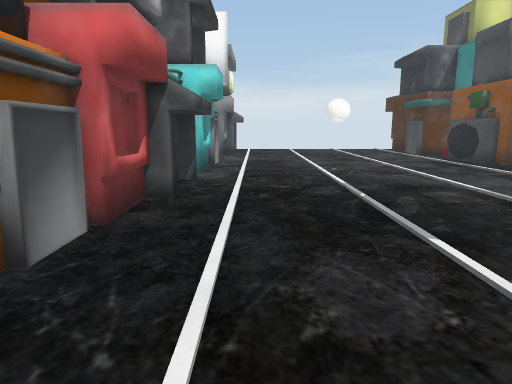
View 1 (above)

16 first-person views from a walk through a Unity game level. The camera is 1.3 m above the floor, tilts 10° down and sees 70° across. The floor is counted in squares, 1 m on a side. Each view is taken from the middle of a square. On the plan, view 1 faces up. The plan holds only what a view shows up to about 15 squares ahead; the rest is blank. The player character is not drawn. Some animated figures are not drawn. Some surface patterns are stand-ins.

View 2
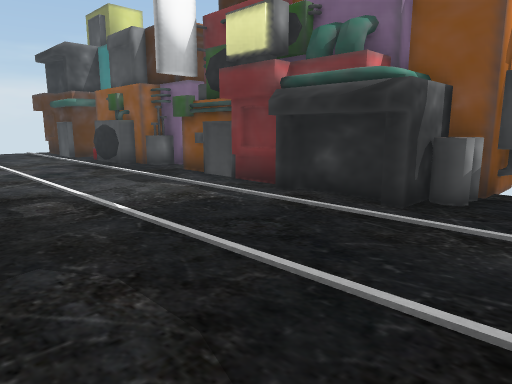

View 3
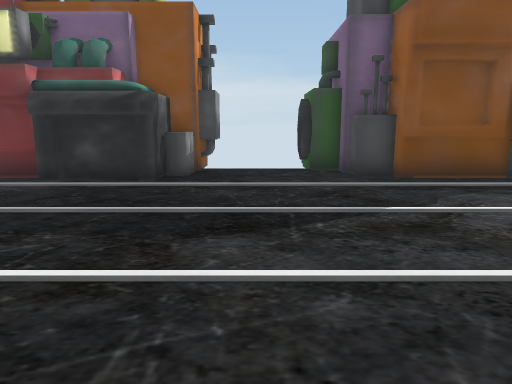

View 4
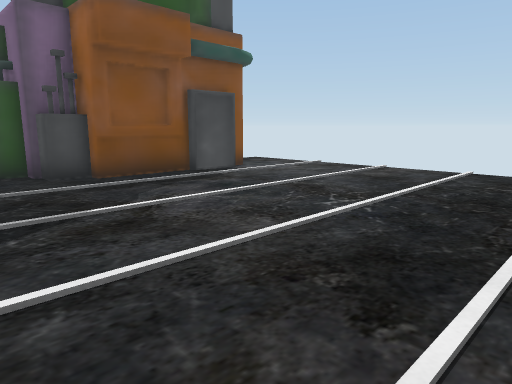

View 5
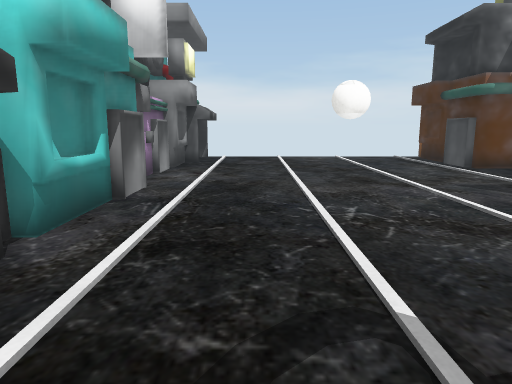

View 6
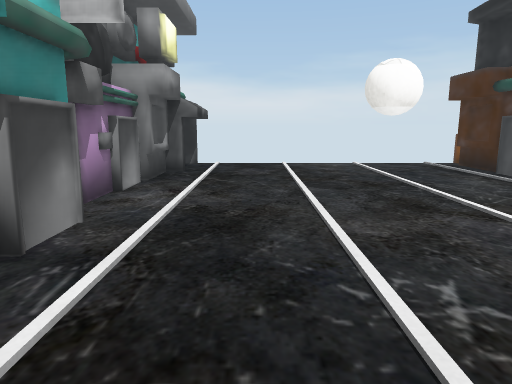

View 7
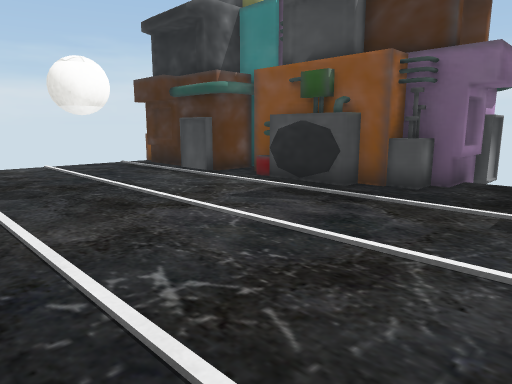

View 8
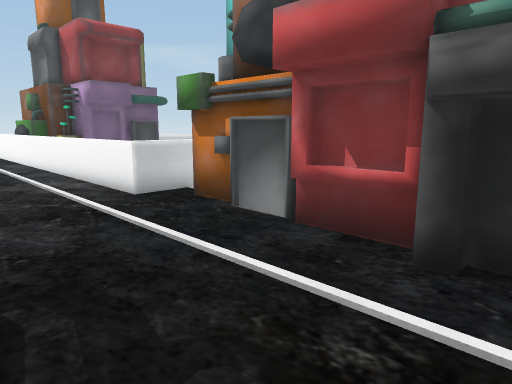

View 9
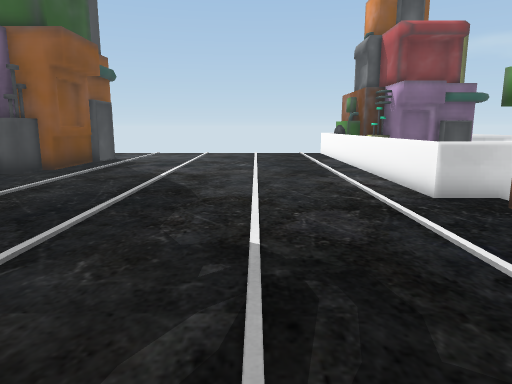

View 10
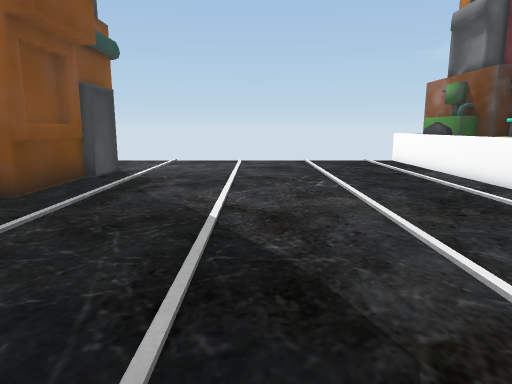

View 11
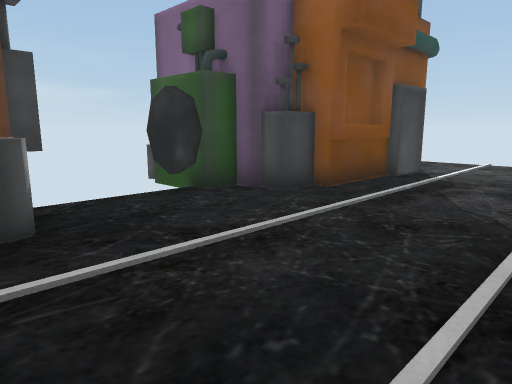

View 12
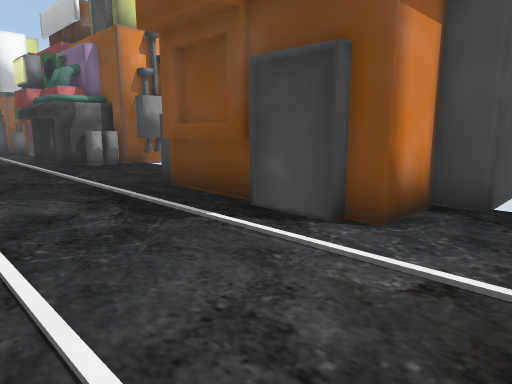

View 13
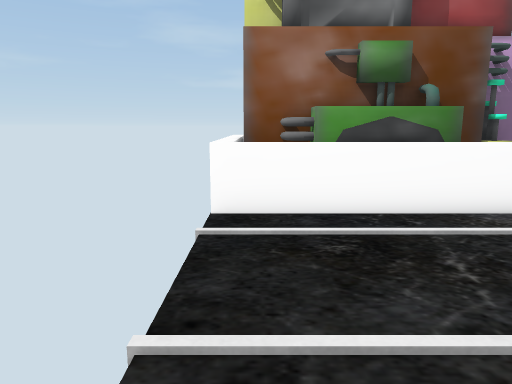

View 14
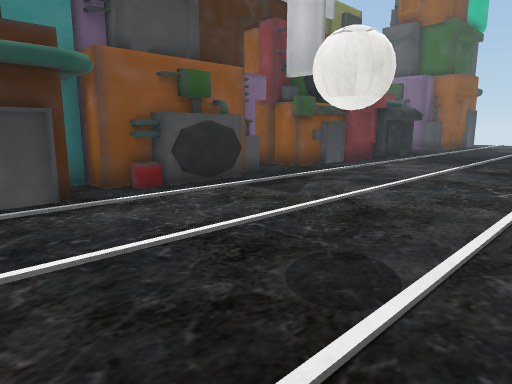

View 15
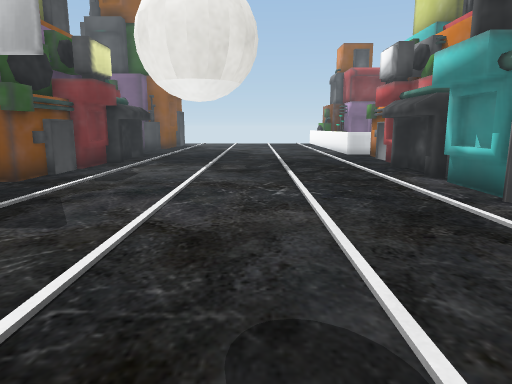

View 16
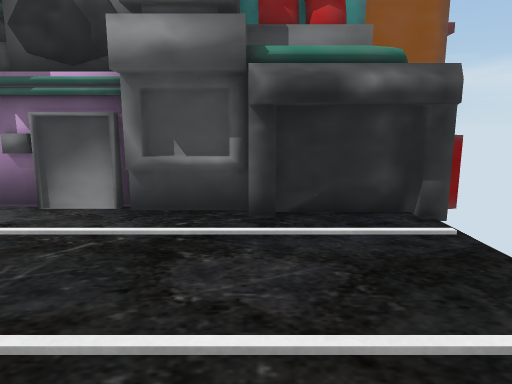

### Floor plan
Key: @ floor where view 1 was taken; # wall or solid block; . floor; = window, fence, low wall or low ledge; ^ raised ledge; O other object.
Columns run from 4 left of view 1 to 11 right of it. Each row starts with its distance up from view 1.
 23    #        #
 22    #........#
 21   ##........#
 20   ##........#
 19   #.........#
 18   #.........###
 17   #..........##
 16   #....OO...##
 15   #.........##
 14   #.........##
 13   #..........##
 12   #..........###
 11   #............#
 10   #..........###
  9   ##.........#
  8   ##.........#
  7   ##.........#
  6   #..........#
  5   #.........##
  4   #.........##
  3   #.........###
  2   #..........^##
  1  #^............#
  0   =.@..........
 -1   =............#
 -2   =...........##
 -3   =..........##
 -4   =.........###
 -5   =.........##
 -6 ##=.........#
 -7  ##.........##
 -8  ##.........##
 -9  ##..........###
-10  ##............#
-11 ###...........
-12   #

Where each view was taken, in squares from view 1:
view 1: 0 up, 0 right, facing up
view 2: 0 up, 2 right, facing up-right
view 3: 0 up, 1 left, facing right
view 4: 0 up, 1 left, facing down-right
view 5: 6 up, 1 right, facing up
view 6: 9 up, 1 right, facing up
view 7: 9 up, 1 right, facing up-right
view 8: 8 up, 2 right, facing down-left
view 9: 8 up, 2 right, facing down
view 10: 3 up, 4 right, facing down
view 11: 3 up, 4 right, facing down-right
view 12: 11 down, 4 right, facing up-right
view 13: 11 down, 4 right, facing left
view 14: 20 up, 1 right, facing down-right
view 15: 19 up, 3 right, facing down
view 16: 20 up, 4 right, facing left
